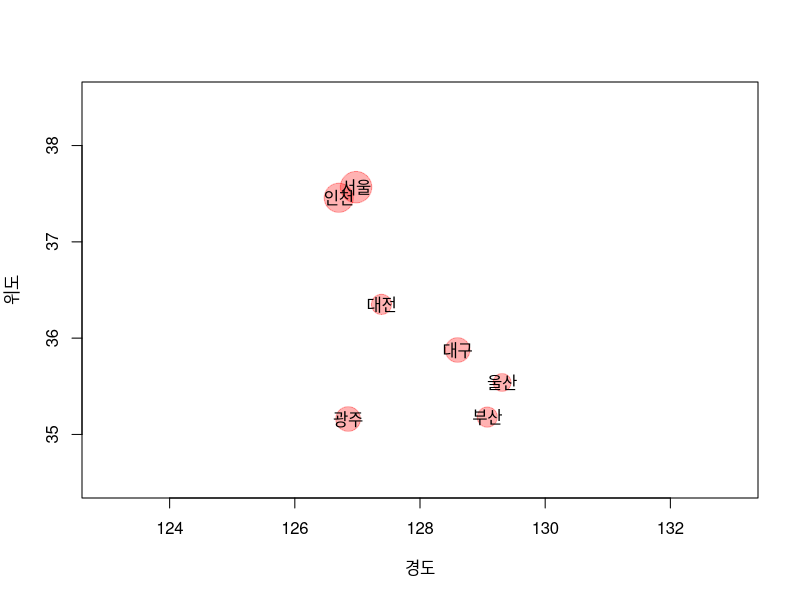

The R source for this figure:
city <- c("서울", "부산", "대구", "인천", "광주", "대전", "울산")
pm25 <- c(14, 9, 11, 13, 11, 9, 8)
lat <- c(37.56793, 35.18, 35.87705, 37.45773, 35.16033, 36.35057, 35.53987)
lon <- c(126.9781, 129.075, 128.6007, 126.7022, 126.8514, 127.3848, 129.3115)

plot(x=lon, y=lat, pch=19, cex=pm25*0.3, col=rgb(1,0,0,0.3), xlim=c(123, 133), ylim=c(34.5, 38.5), xlab="경도", ylab="위도")

text(x=lon, y=lat, labels=city)

